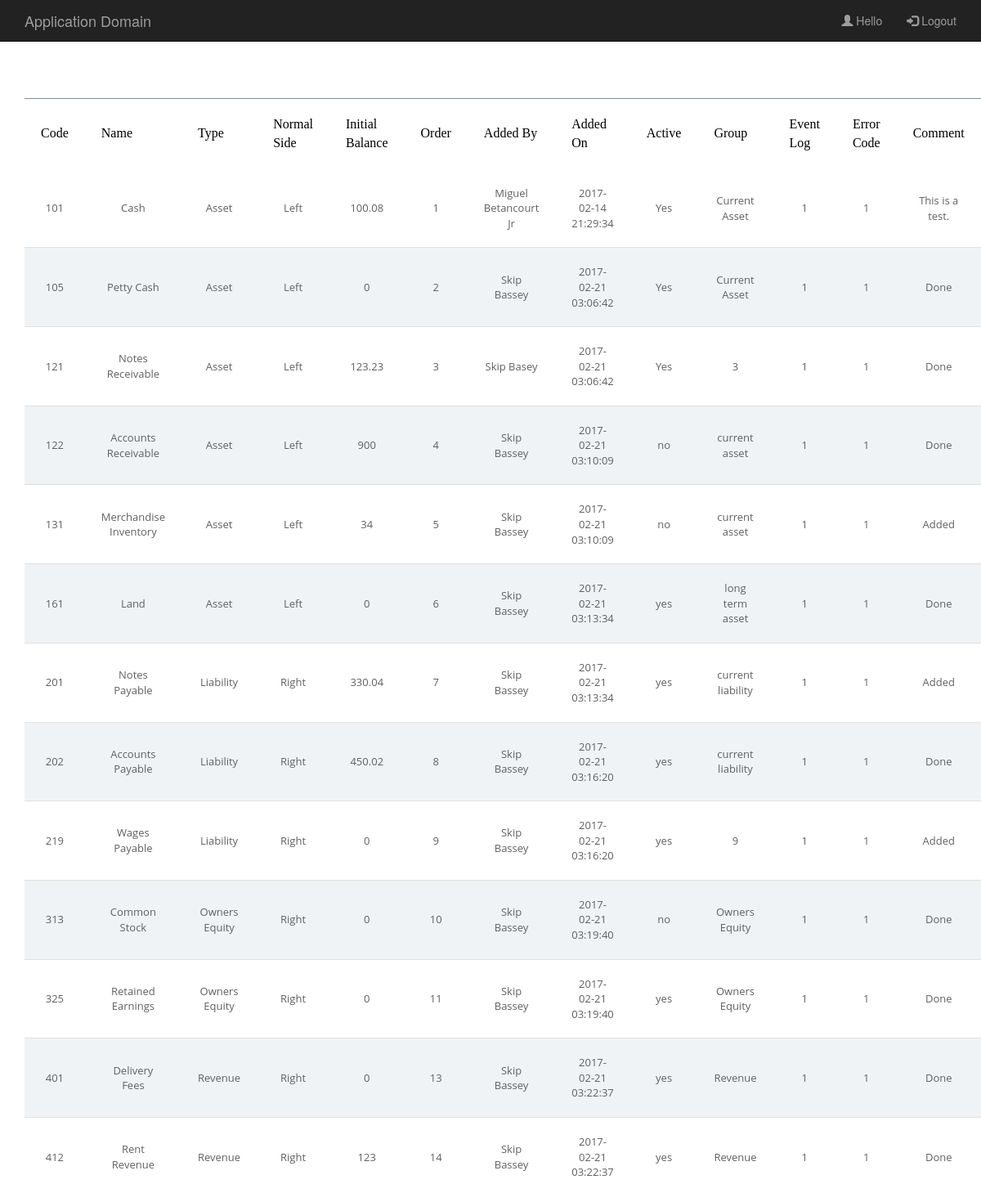
/ChartofAccountsDetailedPage.php, run on an earlier commit of the app's database.
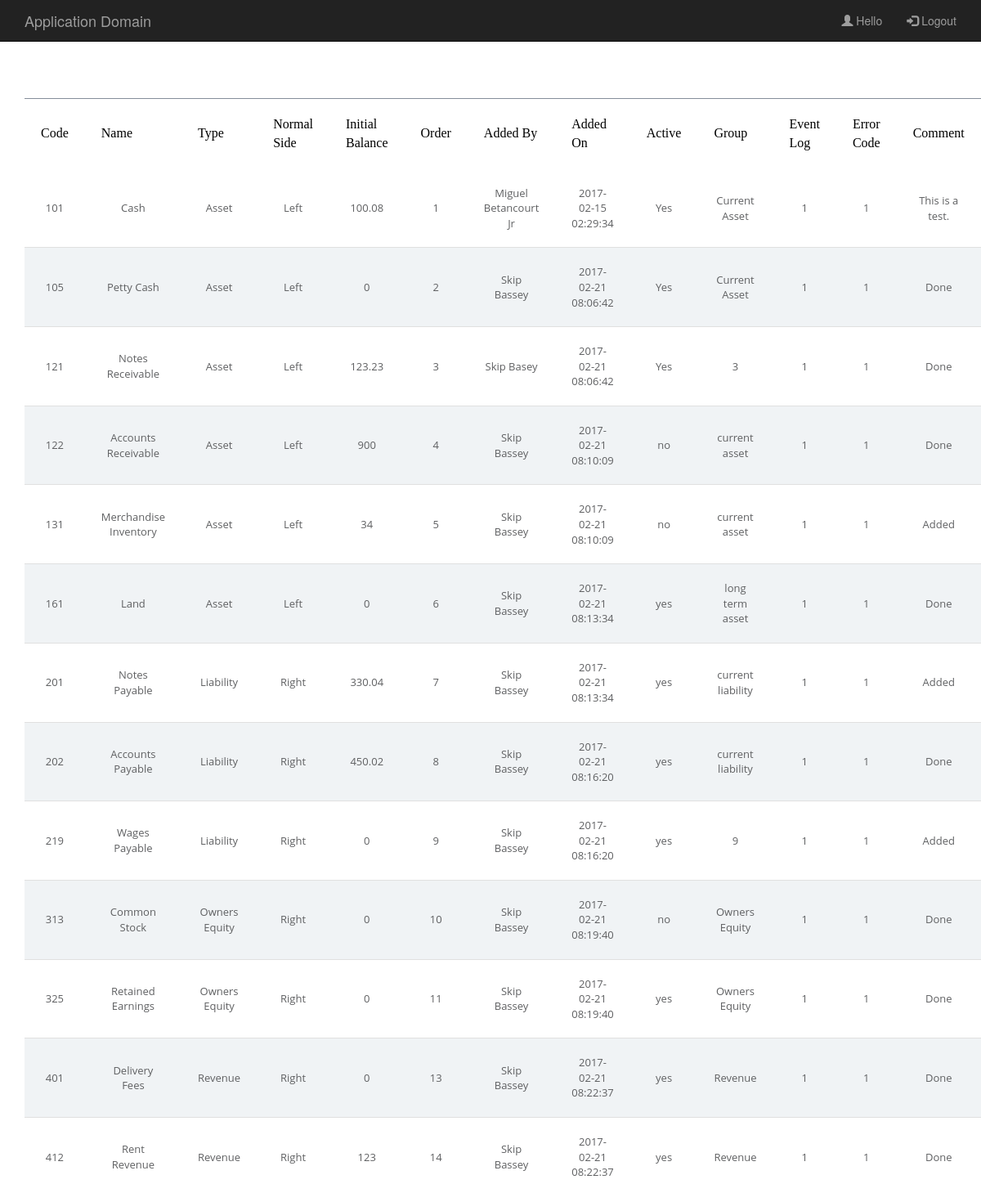
And on a later commit of the database.
### tables this page shows
CREATE TABLE IF NOT EXISTS `chart_of_accounts` (
  `Account Code` int(11) NOT NULL,
  `Account Name` varchar(200) NOT NULL,
  `Account Type` varchar(30) NOT NULL,
  `Normal Side` varchar(5) NOT NULL,
  `Initial Balance` double NOT NULL,
  `Order` int(11) NOT NULL,
  `Comment` text NOT NULL,
  `Added By` varchar(50) NOT NULL,
  `Added On` timestamp NOT NULL DEFAULT CURRENT_TIMESTAMP ON UPDATE CURRENT_TIMESTAMP,
  `Active` varchar(3) NOT NULL,
  `Group` varchar(30) NOT NULL,
  `Event Log` int(11) NOT NULL,
  `Error Code` int(11) NOT NULL,
  PRIMARY KEY (`Account Code`)
);

### php/ChartofAccountsfunc.php (the view, shortened to what this page needs)
<?php
function loadDetailedCOA(){
	$servername = "localhost";
	$username = "root";
	$password = "";
	$con = mysqli_connect($servername,$username,$password);
	mysqli_select_db($con,"application_domain");
	$sql = "SELECT * FROM chart_of_accounts";
	$myData = mysqli_query($con,$sql);
	while($record = mysqli_fetch_array($myData)){
    	 echo "<tr>";
    	 echo "<td>" . $record['Account Code'] . "</td>";
    	 echo "<td>" . $record['Account Name'] . "</td>";
    	 echo "<td>" . $record['Account Type'] . "</td>";
    	 echo "<td>" . $record['Normal Side'] . "</td>";
    	 echo "<td>" . $record['Initial Balance'] . "</td>";
    	 echo "<td>" . $record['Order'] . "</td>";
    	 echo "<td>" . $record['Added By'] . "</td>";
    	 echo "<td>" . $record['Added On'] . "</td>";
    	 echo "<td>" . $record['Active'] . "</td>";
    	 echo "<td>" . $record['Group'] . "</td>";
    	 echo "<td>" . $record['Event Log'] . "</td>";
    	 echo "<td>" . $record['Error Code'] . "</td>";
    	 echo "<td>" . $record['Comment'] . "</td>";
    	 echo "</tr>";
	}
}
?>

### ChartofAccountsDetailedPage.php (shortened to what this page needs)
<?php
    include 'php/ChartofAccountsfunc.php';
?>
<!DOCTYPE html>
<html lang="en">
<head>
    <link href="css/tables.css" rel="stylesheet">
    <link href="css/bootstrap.min.css" rel="stylesheet">
</head>
<body>
    <nav class="navbar navbar-inverse navbar-fixed-top" role="navigation">
        <div class="container">
            <div class="navbar-header">
                <a class="navbar-brand" href="HomePage.php">Application Domain</a>
            </div>
                <ul class="nav navbar-nav navbar-right">
                    <li><a href="#"><span class="glyphicon glyphicon-user"></span> Hello
                    </a></li>
                    <li><a href="/ApplicationDomain/php/logout.php"><span class="glyphicon glyphicon-log-in"></span> Logout</a></li>
                </ul>
            </div>
    </nav>
    <div class="container">
        <div class="row">
            <div class="col-lg-12 text-center">
                <table>
                  <thead>
                    <tr>
                      <th>Code</th>
                      <th>Name</th>
                      <th>Type</th>
                      <th>Normal Side</th>
                      <th>Initial Balance</th>
                      <th>Order</th>
                      <th>Added By</th>
                      <th>Added On</th>
                      <th>Active</th>
                      <th>Group</th>
                      <th>Event Log</th>
                      <th>Error Code</th>
                      <th>Comment</th>
                    </tr>
                  </thead>
                  <tbody>
                    <?php
                        loadDetailedCOA();
                     ?>
                  </tbody>
                </table>
            </div>
        </div>
    </div>
</body>
</html>

### css/tables.css (style rules this page uses)
* { -moz-box-sizing: border-box; -webkit-box-sizing: border-box; box-sizing: border-box; }
body { background:#353a40; }
table { border-collapse: separate; background:#fff; @include border-radius(5px); margin:50px auto; @include box-shadow(0px 0px 5px rgba(0,0,0,0.3)); }
thead { @include border-radius(5px); }
tbody tr td { font-family: 'Open Sans', sans-serif; font-weight:400; color:#5f6062; font-size:13px; padding:20px 20px 20px 20px; border-bottom:1px solid #e0e0e0; }
tbody tr:nth-child(2n) { background:#f0f3f5; }

### ChartofAccountsDetailedPage.php (style rules this page uses)
body { padding-top: 70px; }

What changed in the data, as far as the page shows it:
changed chart_of_accounts "Cash": Added On "2017-02-14 21:29:34" → "2017-02-15 02:29:34"
changed chart_of_accounts "Petty Cash": Added On "2017-02-21 03:06:42" → "2017-02-21 08:06:42"
changed chart_of_accounts "Notes Receivable": Added On "2017-02-21 03:06:42" → "2017-02-21 08:06:42"
changed chart_of_accounts "Accounts Receivable": Added On "2017-02-21 03:10:09" → "2017-02-21 08:10:09"
changed chart_of_accounts "Merchandise Inventory": Added On "2017-02-21 03:10:09" → "2017-02-21 08:10:09"
changed chart_of_accounts "Land": Added On "2017-02-21 03:13:34" → "2017-02-21 08:13:34"
changed chart_of_accounts "Notes Payable": Added On "2017-02-21 03:13:34" → "2017-02-21 08:13:34"
changed chart_of_accounts "Accounts Payable": Added On "2017-02-21 03:16:20" → "2017-02-21 08:16:20"
changed chart_of_accounts "Wages Payable": Added On "2017-02-21 03:16:20" → "2017-02-21 08:16:20"
changed chart_of_accounts "Common Stock": Added On "2017-02-21 03:19:40" → "2017-02-21 08:19:40"
changed chart_of_accounts "Retained Earnings": Added On "2017-02-21 03:19:40" → "2017-02-21 08:19:40"
changed chart_of_accounts "Delivery Fees": Added On "2017-02-21 03:22:37" → "2017-02-21 08:22:37"
changed chart_of_accounts "Rent Revenue": Added On "2017-02-21 03:22:37" → "2017-02-21 08:22:37"
